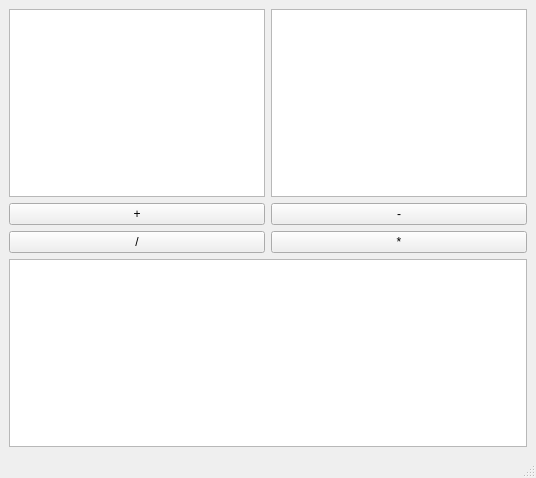
<?xml version="1.0" encoding="UTF-8"?>
<ui version="4.0">
 <class>MainWindow</class>
 <widget class="QMainWindow" name="MainWindow">
  <property name="geometry">
   <rect>
    <x>0</x>
    <y>0</y>
    <width>536</width>
    <height>478</height>
   </rect>
  </property>
  <property name="windowTitle">
   <string>MainWindow</string>
  </property>
  <widget class="QWidget" name="centralwidget">
   <layout class="QGridLayout" name="gridLayout">
    <item row="1" column="0">
     <widget class="QPushButton" name="pushButton">
      <property name="text">
       <string>+</string>
      </property>
     </widget>
    </item>
    <item row="0" column="0">
     <widget class="QTextEdit" name="textEdit"/>
    </item>
    <item row="1" column="1">
     <widget class="QPushButton" name="pushButton_2">
      <property name="text">
       <string>-</string>
      </property>
     </widget>
    </item>
    <item row="0" column="1">
     <widget class="QTextEdit" name="textEdit_2"/>
    </item>
    <item row="3" column="0" colspan="2">
     <widget class="QTextEdit" name="textEdit_3">
      <property name="markdown">
       <string/>
      </property>
      <property name="html">
       <string>&lt;!DOCTYPE HTML PUBLIC &quot;-//W3C//DTD HTML 4.0//EN&quot; &quot;http://www.w3.org/TR/REC-html40/strict.dtd&quot;&gt;
&lt;html&gt;&lt;head&gt;&lt;meta name=&quot;qrichtext&quot; content=&quot;1&quot; /&gt;&lt;style type=&quot;text/css&quot;&gt;
p, li { white-space: pre-wrap; }
&lt;/style&gt;&lt;/head&gt;&lt;body style=&quot; font-family:'MS Shell Dlg 2'; font-size:8.25pt; font-weight:400; font-style:normal;&quot;&gt;
&lt;p style=&quot;-qt-paragraph-type:empty; margin-top:0px; margin-bottom:0px; margin-left:0px; margin-right:0px; -qt-block-indent:0; text-indent:0px;&quot;&gt;&lt;br /&gt;&lt;/p&gt;&lt;/body&gt;&lt;/html&gt;</string>
      </property>
     </widget>
    </item>
    <item row="2" column="0">
     <widget class="QPushButton" name="pushButton_3">
      <property name="text">
       <string>/</string>
      </property>
     </widget>
    </item>
    <item row="2" column="1">
     <widget class="QPushButton" name="pushButton_4">
      <property name="text">
       <string>*</string>
      </property>
     </widget>
    </item>
   </layout>
  </widget>
  <widget class="QMenuBar" name="menubar">
   <property name="geometry">
    <rect>
     <x>0</x>
     <y>0</y>
     <width>536</width>
     <height>21</height>
    </rect>
   </property>
  </widget>
  <widget class="QStatusBar" name="statusbar"/>
 </widget>
 <resources/>
 <connections>
  <connection>
   <sender>pushButton</sender>
   <signal>clicked()</signal>
   <receiver>MainWindow</receiver>
   <slot>slotSum()</slot>
   <hints>
    <hint type="sourcelabel">
     <x>40</x>
     <y>227</y>
    </hint>
    <hint type="destinationlabel">
     <x>532</x>
     <y>262</y>
    </hint>
   </hints>
  </connection>
  <connection>
   <sender>pushButton_2</sender>
   <signal>clicked()</signal>
   <receiver>MainWindow</receiver>
   <slot>slotSubtract()</slot>
   <hints>
    <hint type="sourcelabel">
     <x>427</x>
     <y>223</y>
    </hint>
    <hint type="destinationlabel">
     <x>533</x>
     <y>309</y>
    </hint>
   </hints>
  </connection>
  <connection>
   <sender>pushButton_3</sender>
   <signal>clicked()</signal>
   <receiver>MainWindow</receiver>
   <slot>slotDivide()</slot>
   <hints>
    <hint type="sourcelabel">
     <x>106</x>
     <y>253</y>
    </hint>
    <hint type="destinationlabel">
     <x>532</x>
     <y>351</y>
    </hint>
   </hints>
  </connection>
  <connection>
   <sender>pushButton_4</sender>
   <signal>clicked()</signal>
   <receiver>MainWindow</receiver>
   <slot>slotMultiplicate()</slot>
   <hints>
    <hint type="sourcelabel">
     <x>361</x>
     <y>253</y>
    </hint>
    <hint type="destinationlabel">
     <x>532</x>
     <y>401</y>
    </hint>
   </hints>
  </connection>
 </connections>
 <slots>
  <slot>slotSum()</slot>
  <slot>slotSubtract()</slot>
  <slot>slotDivide()</slot>
  <slot>slotMultiplicate()</slot>
 </slots>
</ui>
